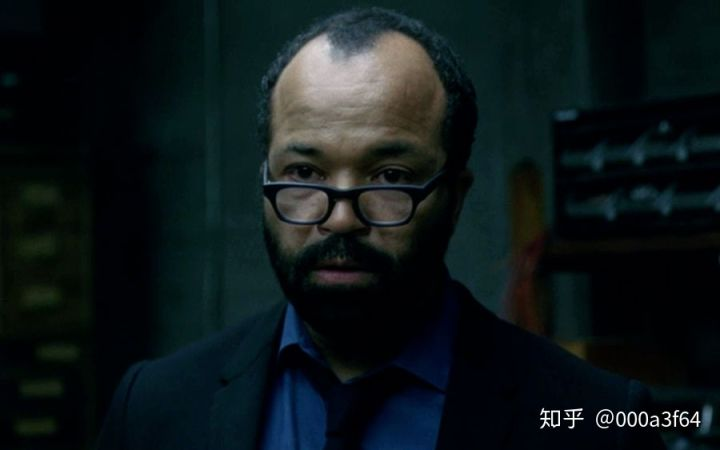
#> input picture 02_mejoramiento_de_imagenes/test.jpg, 720 x 450 px, given in place of wooden_star_extracted.png, which was not available
$ python punto_2.py
#> lines starting #> are read from the running program, lines starting #| are printed output that depends on the picture; after the words box and inside, x2 and y2 are one past the last pixel; in counts of white or black regions, pixels touching at a corner belong together; pictures that were not available may be replaced by others from this repository, and a replacement may not be noted
import cv2 as cv
import numpy as np


def main() -> None:
    video: cv.VideoCapture = cv.VideoCapture("wooden_star_video.mp4")

    reference: cv.Mat = cv.imread("wooden_star_extracted.png")
#> reference is the input picture: shape (450, 720, 3); mean B, G, R 25, 23, 14
    reference_hsv: cv.Mat = cv.cvtColor(reference, cv.COLOR_BGR2HSV)
#> reference_hsv: shape (450, 720, 3); mean H, S, V 90.5, 194.4, 27.4
    reference_mask: cv.Mat = cv.inRange(
        reference_hsv, np.array((0.0, 60.0, 32.0)), np.array((180.0, 255.0, 255.0))
    )
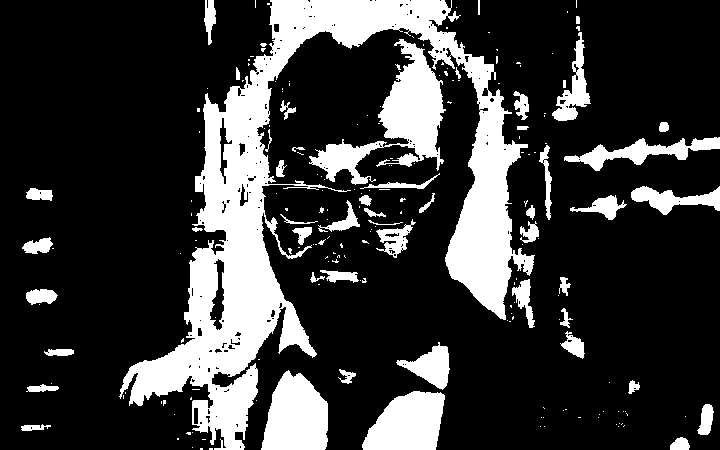
#> reference_mask: shape (450, 720); 22.3% white; 203 white regions (150 under 20 px), largest, box (x1, y1, x2, y2) and area: (119, 0, 535, 450) 43993, (309, 39, 446, 185) 6434, (261, 370, 328, 450) 4027
    reference_hist: cv.Mat = cv.calcHist(
        [reference_hsv], [0], reference_mask, [180], [0, 180]
    )
#> reference_hist = 180 values, max 7400 at index 91, min 0 at index 1, mean 400.8
    reference_hist = cv.normalize(
        reference_hist, reference_hist, 0, 255, cv.NORM_MINMAX
    )
#> reference_hist = 180 values, max 255 at index 91, min 0 at index 1, mean 13.81

    termination_criteria = (
        cv.TERM_CRITERIA_EPS | cv.TERM_CRITERIA_COUNT,
        10,
        1,
    )

    cv.namedWindow("video", cv.WINDOW_NORMAL)

    track_window: None | tuple[int, int, int, int] = None

    while True:
        frame: cv.Mat = video.read()[1]
        frame = cv.rotate(frame, 1)
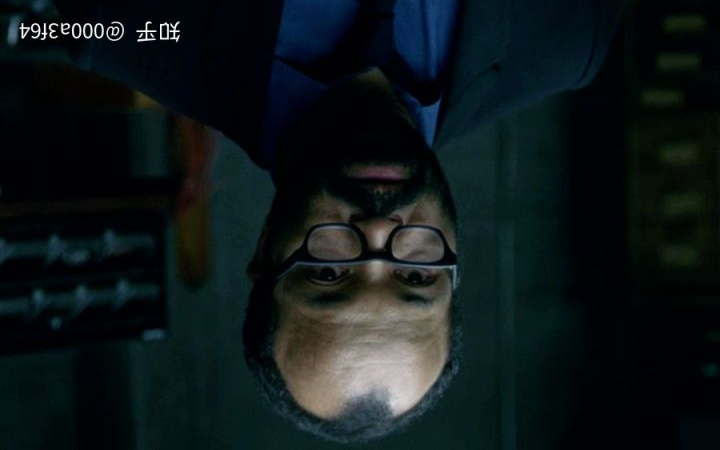
#> frame: shape (450, 720, 3); mean B, G, R 25, 23, 14

        if not track_window:
            track_window = (770, 1730, 600, 600)

        frame_hsv: cv.Mat = cv.cvtColor(frame, cv.COLOR_BGR2HSV)
#> frame_hsv: shape (450, 720, 3); mean H, S, V 90.5, 194.4, 27.4
        frame_dst: cv.Mat = cv.calcBackProject(
            [frame_hsv], [0], reference_hist, [0, 180], 1
        )
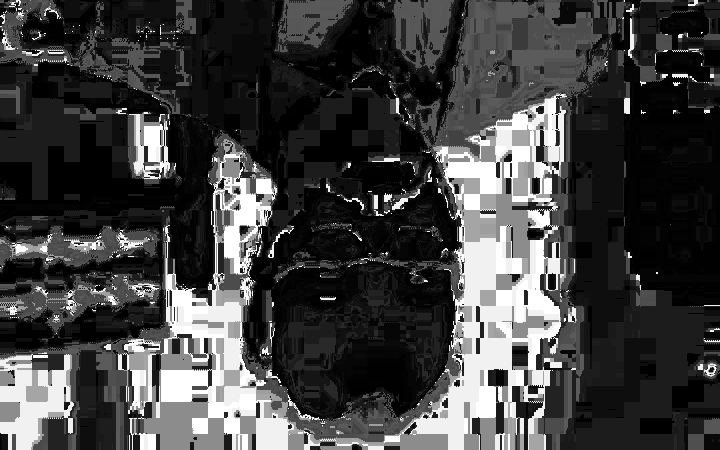
#> frame_dst: shape (450, 720); min 0, max 255, mean 64.3

        ret, track_window = cv.CamShift(frame_dst, track_window, termination_criteria)
#> ret = ((358.5, 228.5), (19.3, 27.12), 50.07); track_window = (347, 219, 23, 19)

        if track_window and ret:
            pts: cv.BoxPoints = cv.boxPoints(ret)
#> pts = [[341.9, 229.8], [362.7, 212.4], [375.1, 227.2], [354.3, 244.6]]
            pts = np.int0(pts)
#> pts = [[341, 229], [362, 212], [375, 227], [354, 244]]
            frame = cv.polylines(frame, [pts], True, (0, 255, 0), 5)
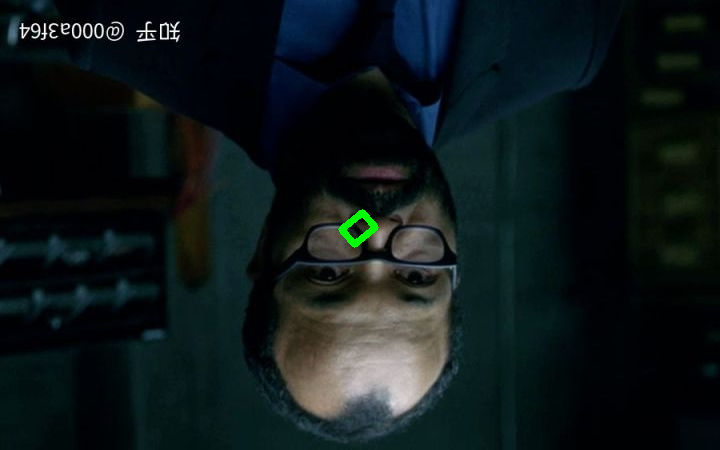
#> frame: shape (450, 720, 3); 0.19% of pixels changed, all inside (x1, y1, x2, y2) = (338, 209, 379, 248)

        cv.imshow("video", frame)

        if cv.waitKey(1) & 0xFF == ord("q"):
#> (key q is pressed here)
            break

    video.release()
    cv.destroyAllWindows()


if __name__ == "__main__":
    main()
